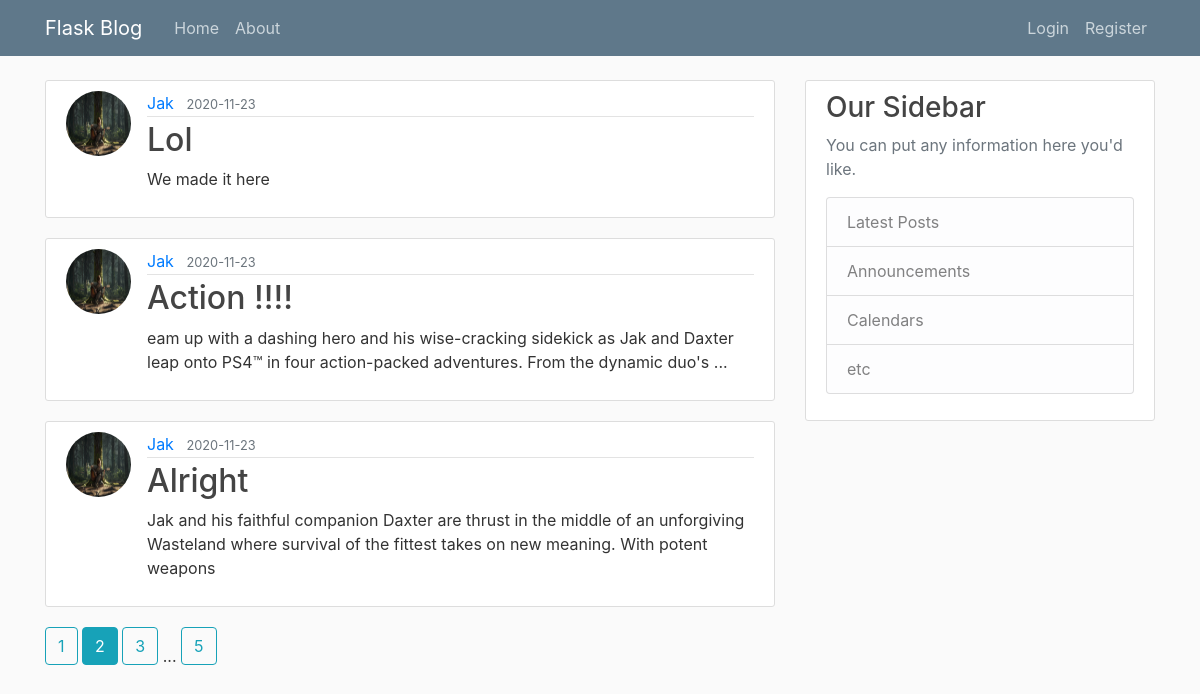
The page /home?page=2 on the database its author committed.
### flaskblog/models.py (models this page shows, shortened)
class Post(db.Model):
    id =  db.Column(db.Integer, primary_key = True) # Defining a column of integer type
    title = db.Column(db.String(100), unique = False, nullable = False)
    date_posted = db.Column(db.DateTime, nullable = False, default=datetime.utcnow)
    content = db.Column(db.Text, nullable = False)
    userid = db.Column(db.Integer, db.ForeignKey('user.id'), nullable = False) # object user has id which is foreign key

class User(db.Model, UserMixin): #UserMixin provides default implementations for the methods that Flask-Login expects user objects to have.
    id =  db.Column(db.Integer, primary_key = True) # Defining a column of integer type
    username = db.Column(db.String(20), unique = True, nullable = False)
    email = db.Column(db.String(120), unique = True, nullable = False)
    password = db.Column(db.String(60), unique = False, nullable = False)
    image_file = db.Column(db.String(20), nullable = False, default = "default.jpg")# loads default image
    posts = db.relationship('Post', backref = 'author', lazy = True) # Relationship with Post class, backref by which we can find author of post

### flaskblog/main/routes.py (the view)
@main.route("/") #route defines webpage
@main.route("/home")
def home():
    page = request.args.get('page',1,type = int)
    post = Post.query.order_by(Post.date_posted.desc()).paginate(page = page, per_page = 3)
    return render_template('home.html',posts = post,title = "Spiderman") # posts variable is passed having value post

### flaskblog/templates/home.html
{% extends "layout.html" %}
{% block content %}
    {% for post in posts.items %}
         <article class="media content-section">
         <img class = "rounded-circle article-img" src =
         "{{url_for('static',filename ='profile_pic/'+post.author.image_file)}}">
          <div class="media-body">
            <div class="article-metadata">
              <a class="mr-2" href="{{url_for('users.user_posts',username = post.author.username)}}">{{ post.author.username }}</a>
              <small class="text-muted">{{ post.date_posted.strftime('%Y-%m-%d') }}</small>
            </div>
            <h2><a class="article-title" href=
            "{{url_for('posts.post',post_id = post.id)}}">{{ post.title }}</a></h2>
            <p class="article-content">{{ post.content }}</p>
          </div>
        </article>
    {% endfor %}
    {% for page_num in posts.iter_pages(left_edge = 1, right_edge = 1, left_current = 1, right_current = 2) %}
        {% if page_num %}
            {% if posts.page == page_num %}
                <a class = "btn btn-info mb-4" href="{{url_for('main.home',page = page_num)}}">{{page_num}}</a>
            {% else %}
                <a class = "btn btn-outline-info mb-4" href="{{url_for('main.home',page = page_num)}}">{{page_num}}</a>
            {% endif %}
        {% else %}
            ...
        {% endif %}
    {% endfor %}
{% endblock content %}

### flaskblog/static/main.css (style rules this page uses)
body { background: #fafafa; color: #333333; margin-top: 5rem; }
h1, h2, h3, h4, h5, h6 { color: #444444; }
.content-section { background: #ffffff; padding: 10px 20px; border: 1px solid #dddddd; border-radius: 3px; margin-bottom: 20px; }
.article-title { color: #444444; }
.article-content { white-space: pre-line; }
.article-img { height: 65px; width: 65px; margin-right: 16px; }
.article-metadata { padding-bottom: 1px; margin-bottom: 4px; border-bottom: 1px solid #e3e3e3 }

### rows shown on the page
Post: image_file (picture), author.username "Jak", date_posted "2020-11-23", title "Lol", content "We made it here"
Post: image_file (picture), author.username "Jak", date_posted "2020-11-23", title "Action !!!!", content "eam up with a dashing hero and his wise-cracking sidekick as Jak and Daxter leap onto PS4™ in four action-packed adventures. From the dynamic duo's ..."
Post: image_file (picture), author.username "Jak", date_posted "2020-11-23", title "Alright", content "Jak and his faithful companion Daxter are thrust in the middle of an unforgiving Wasteland where survival of the fittest takes on new meaning. With potent weapons"

### other values the page prints
{{ page_num }} "1" "3" "5"
{{ page_num }} "2"
